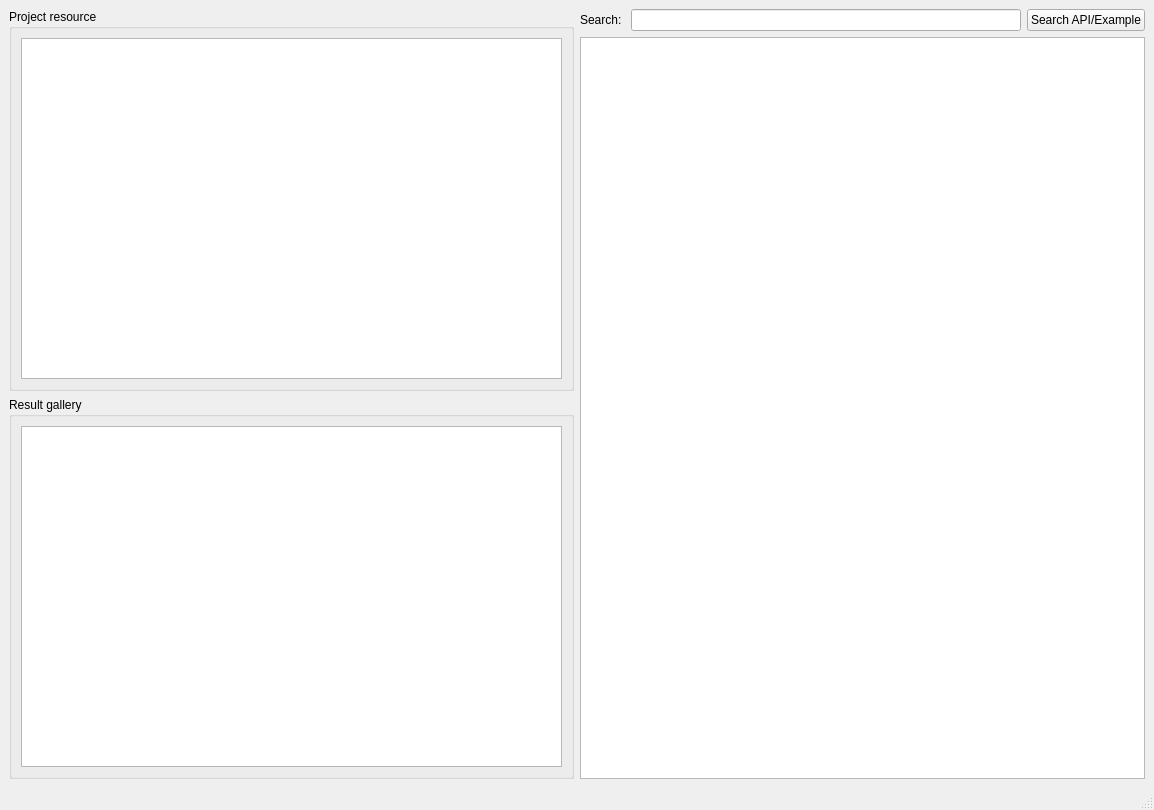
<?xml version="1.0" encoding="UTF-8"?>
<ui version="4.0">
 <class>MainWindow</class>
 <widget class="QMainWindow" name="MainWindow">
  <property name="geometry">
   <rect>
    <x>0</x>
    <y>0</y>
    <width>1154</width>
    <height>810</height>
   </rect>
  </property>
  <property name="windowTitle">
   <string>PrOductive AIGC TOol</string>
  </property>
  <widget class="QWidget" name="centralwidget">
   <layout class="QVBoxLayout" name="verticalLayout">
    <item>
     <layout class="QHBoxLayout" name="horizontalLayout">
      <item>
       <layout class="QVBoxLayout" name="verticalLayout_3">
        <item>
         <widget class="QGroupBox" name="groupBox">
          <property name="title">
           <string>Project resource</string>
          </property>
          <layout class="QVBoxLayout" name="verticalLayout_4">
           <item>
            <widget class="QTreeView" name="treeView"/>
           </item>
          </layout>
         </widget>
        </item>
        <item>
         <widget class="QGroupBox" name="groupBox_2">
          <property name="title">
           <string>Result gallery</string>
          </property>
          <layout class="QVBoxLayout" name="verticalLayout_5">
           <item>
            <widget class="QTreeView" name="treeView_2"/>
           </item>
          </layout>
         </widget>
        </item>
       </layout>
      </item>
      <item>
       <layout class="QVBoxLayout" name="verticalLayout_2">
        <item>
         <layout class="QHBoxLayout" name="horizontalLayout_2">
          <item>
           <widget class="QLabel" name="label">
            <property name="text">
             <string>Search: </string>
            </property>
           </widget>
          </item>
          <item>
           <widget class="QLineEdit" name="lineEdit"/>
          </item>
          <item>
           <widget class="QPushButton" name="pushButton">
            <property name="text">
             <string>Search API/Example</string>
            </property>
           </widget>
          </item>
         </layout>
        </item>
        <item>
         <widget class="QPlainTextEdit" name="plainTextEdit"/>
        </item>
       </layout>
      </item>
     </layout>
    </item>
   </layout>
  </widget>
  <widget class="QMenuBar" name="menubar">
   <property name="geometry">
    <rect>
     <x>0</x>
     <y>0</y>
     <width>1154</width>
     <height>22</height>
    </rect>
   </property>
  </widget>
  <widget class="QStatusBar" name="statusbar"/>
 </widget>
 <resources/>
 <connections/>
</ui>
